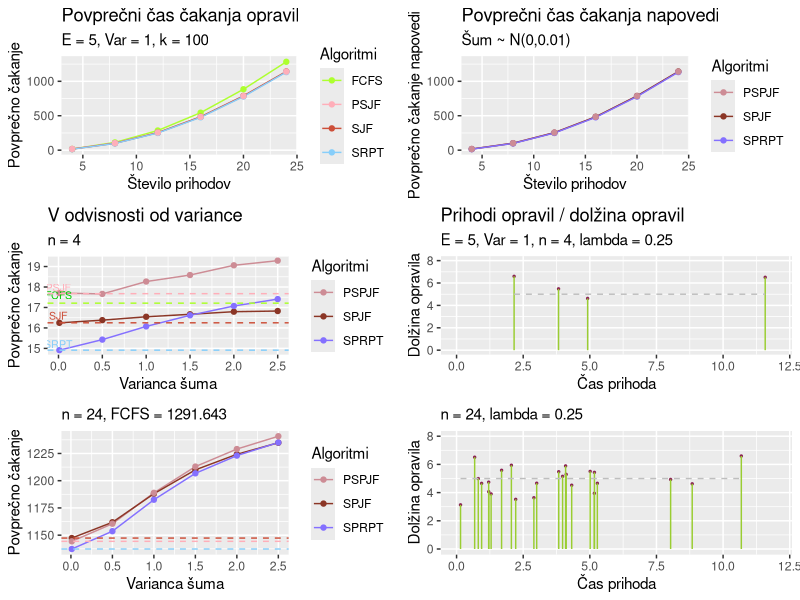

Generate this figure with R:
# Vizualizacija
# dal sem k = 1000 (v PYTHON), dogajajo se cudne stvari, verjetno ni problem v prvotnih algoritmih
#install.packages("ggpubr")

library(ggplot2)
library(tidyr)
library(ggpubr)

b_24 = read.csv("b_24.csv")
#set.seed(0)
#b_24 = casi_prihodov_beta( 0.5, 0.01, 24, 10 , 0.01, 0.25)
#b_24 = as_tibble(b_24)
#write.csv(b_24, "b_24.csv")


Beta_porazdelitev_n = read.csv("beta_n.csv")

Beta = Beta_porazdelitev_n[,0:4]

x = c(4, 8, 12 , 16 , 20 , 24)

z = 5 # povprecni cas cakanja

df = cbind(x ,Beta)

Tabela = df %>% pivot_longer( !x, names_to = "Algoritmi", values_to = "Povprecno cakanje")

#df = cbind(x, Beta_porazdelitev_n)

#=========================================================================================== RISANJE POVP. CASA CAKANJA ==================PREVERI ALPHA IN BETA NUJNO===========================
cakanje_beta = ggplot(Tabela, aes(x=x, y = `Povprecno cakanje`, col = Algoritmi)) +
  geom_line()+
  geom_point() + labs(title = "Povprečni čas čakanja opravil",subtitle = "E = 5, Var = 1, k = 100" ,y = "Povprečno čakanje", x = "Število prihodov") +
  ylim(0, 1300) +
  scale_colour_manual(values=c('greenyellow','lightpink1',"tomato3", "lightskyblue"))
#===================================================================================================================================================================




#================================================================================== RISANJE PRIHODOV =================================
prihodi_beta = ggplot(b_24, aes(x=cas_prihoda, y=dolzina_opravila)) + 
  geom_point(size=0.5, color = "violetred4") + 
  geom_segment(aes(x=cas_prihoda, 
                   xend=cas_prihoda, 
                   y=0, 
                   yend=dolzina_opravila), colour = "yellowgreen") +
  labs(y = "Dolžina opravila", x = "Čas prihoda") +
  geom_line(aes(y=z), colour="grey",linetype="dashed") +
  labs(subtitle="n = 24, lambda = 0.25") +
  ylim(0,8) +
  xlim(0,12)
#=========================================================================

# Tabela za napoved

Beta_predictions = Beta_porazdelitev_n[,5:7]
df_predictions = cbind(x ,Beta_predictions)
Tabela_predictions = df_predictions %>% pivot_longer( !x, names_to = "Algoritmi", values_to = "Povprecno cakanje")


#====================================================================================== RISANJE POVP. CASA CAKANJA NAPOVEDI ================================================================
cakanje_beta_predictions = ggplot(Tabela_predictions, aes(x=x, y = `Povprecno cakanje`, col = Algoritmi)) +
  geom_line()+
  geom_point() + labs(title = "Povprečni čas čakanja napovedi", subtitle = "Šum ~ N(0,0.01)" ,y = "Povprečno čakanje napovedi", x = "Število prihodov") +
  ylim(0, 1300) +
  scale_colour_manual(values=c('lightpink3',"tomato4", "lightslateblue"))
#==================================================================================================================================================================

Beta_porazdelitev_v = read.csv("beta4_v.csv")
Beta_v = Beta_porazdelitev_v[,5:7]
Var = c(2.5, 2, 1.5 , 1 , 0.5 , 0.01)
df_var = cbind(Var ,Beta_v)
Tabela_var = df_var %>% pivot_longer( !Var, names_to = "Algoritmi", values_to = "Povprecno cakanje")

#========================================================= RISANJE POVP. CAKANJA GLEDE NA VARIANCO ==============================
# RABIL POPRAVIT PODATKE
cakanje_varianca = ggplot(Tabela_var, aes(x=Var, y = `Povprecno cakanje`, col = Algoritmi)) +
  geom_line()+
  geom_point() + labs(title = "V odvisnosti od variance", subtitle = "n = 4" ,y = "Povprečno čakanje", x = "Varianca šuma") +
  geom_hline(yintercept=17.20937,linetype="dashed", color = "greenyellow") +
  annotate("text", x=0, y=17.6, label="FCFS", size = 2.7, color = "green3") +
  scale_colour_manual(values=c('lightpink3',"tomato4", "lightslateblue")) +
  geom_hline(yintercept=17.67441, linetype="dashed", color = "lightpink1") +
  annotate("text", x=0, y=17.97441, label="PSJF", size = 2.7, color = "lightpink1") +
  geom_hline(yintercept=16.24942, linetype="dashed", color = "tomato3") +
  annotate("text", x=0, y=16.59, label="SJF", size = 2.7, color = "tomato3") +
  geom_hline(yintercept=14.91326, linetype="dashed", color = "lightskyblue") +
  annotate("text", x=0, y=15.2, label="SRPT", size = 2.7, color = "lightskyblue")
#================================================================================================================================================================================
# lahko zamenjam samo na grse fonte (r nima lepih fontov ki podpirajo sumnike)
Beta_porazdelitev_v_24 = read.csv("beta_v.csv")
Beta_v_24 = Beta_porazdelitev_v_24[,5:7]
Var = c(2.5, 2, 1.5 , 1 , 0.5 , 0.01)
df_var_24 = cbind(Var ,Beta_v_24)
Tabela_var_24 = df_var_24 %>% pivot_longer( !Var, names_to = "Algoritmi", values_to = "Povprecno cakanje")
#========================================================= RISANJE POVP. CAKANJA GLEDE NA VARIANCO 24 ==============================
# RABIL POPRAVIT PODATKE
cakanje_varianca_24 = ggplot(Tabela_var_24, aes(x=Var, y = `Povprecno cakanje`, col = Algoritmi)) +
  geom_line()+
  geom_point() + labs(subtitle = "n = 24, FCFS = 1291.643" ,y = "Povprečno čakanje", x = "Varianca šuma") +
  scale_colour_manual(values=c('lightpink3',"tomato4", "lightslateblue")) +
  geom_hline(yintercept=1144.338, linetype="dashed", color = "lightpink1") +
  geom_hline(yintercept=1147.34, linetype="dashed", color = "tomato3") +
  geom_hline(yintercept=1137.292, linetype="dashed", color = "lightskyblue")
#================================================================================================================================================================================
#set.seed(0)
#b_4 = casi_prihodov_beta( 0.5, 0.01, 4, 10 , 0.01, 0.25)
#b_4 = as_tibble(b_4)
#write.csv(b_4, "b_4.csv")
b_4 = read.csv("b_4.csv")
#================================================================================== RISANJE PRIHODOV 4 =================================
prihodi_beta_4 = ggplot(b_4, aes(x=cas_prihoda, y=dolzina_opravila)) + 
  geom_point(size=0.5, color = "violetred4") + 
  geom_segment(aes(x=cas_prihoda, 
                   xend=cas_prihoda, 
                   y=0, 
                   yend=dolzina_opravila), colour = "yellowgreen") +
  labs(y = "Dolžina opravila", x = "Čas prihoda") +
  geom_line(aes(y=z), colour="grey",linetype="dashed") +
  labs(title="Prihodi opravil / dolžina opravil", 
       subtitle="E = 5, Var = 1, n = 4, lambda = 0.25") +
  ylim(0,8) +
  xlim(0,12)
#=========================================================================



ggarrange(cakanje_beta,cakanje_beta_predictions,cakanje_varianca ,prihodi_beta_4,cakanje_varianca_24,prihodi_beta,
          ncol = 2, nrow = 3)


# CE KDO ZNA PREUREDIT VRSTNI RED LEGENDE BI BLO KUL , JZ GREM JOKAT

